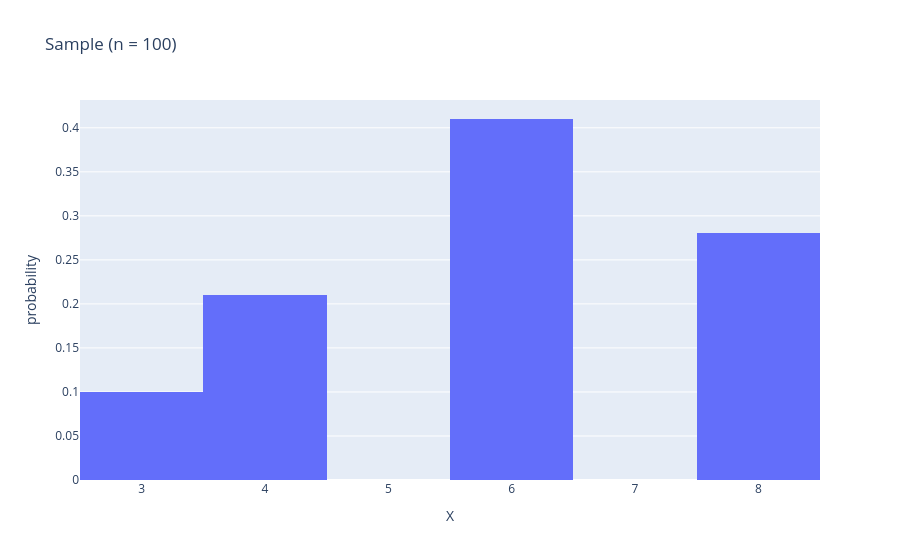

Write notebook code for a chart like this one.
### Markdown cell above
Our **sample distribution** (n = 100):

### Code cell
px.histogram(sample_df, x="X", histnorm="probability", title="Sample (n = 100)")

### Figure 1 — Plotly figure (JSON) as saved in the notebook; plotly's stock layout.template omitted (floating-point values rounded to 4 significant figures)
{"data": [{"alignmentgroup": "True", "bingroup": "x", "histnorm": "probability", "hovertemplate": "X=%{x}<br>probability=%{y}<extra></extra>", "legendgroup": "", "marker": {"color": "#636efa", "pattern": {"shape": ""}}, "name": "", "offsetgroup": "", "orientation": "v", "showlegend": false, "type": "histogram", "x": [4, 8, 8, 6, 4, 6, 4, 4, 6, 8, 6, 6, 8, 8, 6, 6, 8, 3, 6, 6, 4, 6, 8, 8, 6, 8, 8, 6, 4, 8, 4, 8, 4, 4, 8, 4, 8, 3, 6, 4, 4, 4, 6, 6, 8, 4, 8, 8, 8, 6, 3, 8, 6, 6, 8, 6, 4, 3, 8, 6, 6, 6, 6, 6, 8, 3, 4, 6, 6, 6, 6, 6, 6, 4, 4, 4, 6, 6, 4, 8, 8, 6, 3, 6, 6, 6, 8, 6, 3, 6, 6, 3, 6, 3, 6, 8, 3, 4, 8, 8], "xaxis": "x", "yaxis": "y"}], "layout": {"barmode": "relative", "legend": {"tracegroupgap": 0}, "title": {"text": "Sample (n = 100)"}, "xaxis": {"anchor": "y", "domain": [0, 1], "title": {"text": "X"}}, "yaxis": {"anchor": "x", "domain": [0, 1], "title": {"text": "probability"}}}}
